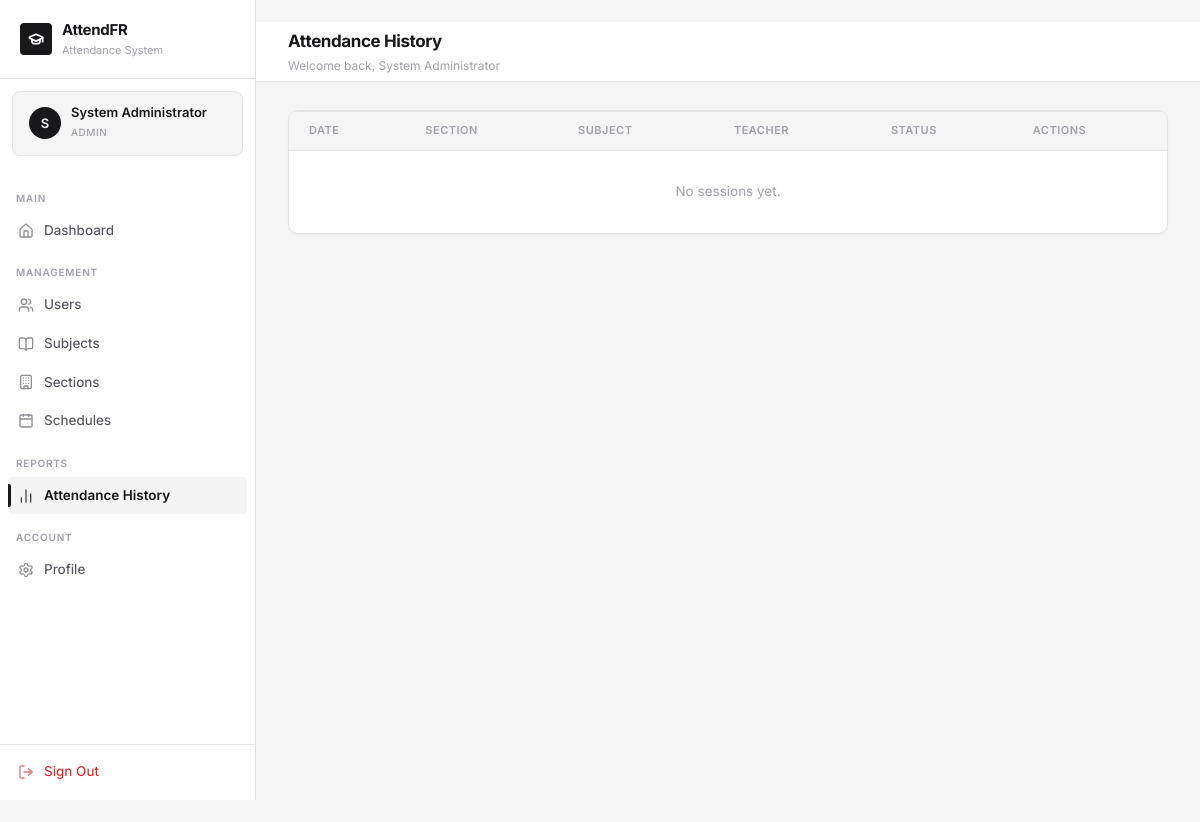
Page /dashboard/ (signed in) on the committed database.
### accounts/models.py (models this page shows, shortened)
class CustomUser(AbstractUser):
    ROLE_CHOICES = (
        ('admin', 'Admin'),
        ('teacher', 'Teacher'),
        ('student', 'Student'),
    )
    role = models.CharField(max_length=10, choices=ROLE_CHOICES, default='student')
    profile_image = models.ImageField(upload_to='profiles/', blank=True, null=True)
    phone = models.CharField(max_length=20, blank=True)
    class Meta:
        verbose_name = 'User'
        verbose_name_plural = 'Users'

### core/views.py (the view)
# urls.py: path('dashboard/', views.attendance_history, name='attendance_history'),
@login_required
def attendance_history(request):
    user = request.user
    if user.role == 'student':
        student = get_object_or_404(Student, user=user)
        records = AttendanceRecord.objects.filter(student=student).select_related(
            'session__schedule__section__subject'
        ).order_by('-session__date')
        return render(request, 'core/attendance_history_student.html', {'records': records})
    elif user.role == 'teacher':
        teacher = get_object_or_404(Teacher, user=user)
        sessions = AttendanceSession.objects.filter(started_by=teacher).select_related(
            'schedule__section__subject'
        ).order_by('-date')
        return render(request, 'core/attendance_history_teacher.html', {'sessions': sessions})
    else:
        sessions = AttendanceSession.objects.select_related(
            'schedule__section__subject', 'started_by__user'
        ).order_by('-date')
        return render(request, 'core/attendance_history_admin.html', {'sessions': sessions})

### templates/core/attendance_history_admin.html (shortened to what this page needs)
{% extends 'base.html' %}
{% block page_title %}Attendance History{% endblock %}
{% block content %}
<div class="card">
  <div class="table-container" style="border:none;">
    <table>
      <thead>
        <tr><th>Date</th><th>Section</th><th>Subject</th><th>Teacher</th><th>Status</th><th>Actions</th></tr>
      </thead>
      <tbody>
        {% for session in sessions %}
        <tr>
          <td>{{ session.date }}</td>
          <td><strong>{{ session.schedule.section.name }}</strong></td>
          <td><span class="badge badge-accent">{{ session.schedule.section.subject.code }}</span></td>
          <td class="text-muted">{{ session.started_by.user.get_full_name|default:"—" }}</td>
          <td>
            {% if session.status == 'open' %}
              <span class="badge badge-success"><i data-lucide="circle-dot"></i> Open</span>
            {% else %}
              <span class="badge badge-muted">Closed</span>
            {% endif %}
          </td>
          <td>
            <div class="flex gap-1">
              {% if session.status == 'open' and request.user.role == 'teacher' %}
                <a href="{% url 'session_live' session.pk %}" class="btn btn-primary btn-sm"><i data-lucide="camera"></i> Live</a>
              {% endif %}
              <a href="{% url 'session_report' session.pk %}" class="btn btn-outline btn-sm"><i data-lucide="bar-chart-2"></i> Report</a>
            </div>
          </td>
        </tr>
        {% empty %}
        <tr><td colspan="6" class="text-center text-muted" style="padding:30px;">No sessions yet.</td></tr>
        {% endfor %}
      </tbody>
    </table>
  </div>
</div>
{% endblock %}

### templates/base.html (shortened to what this page needs)
{% load static %}
<!DOCTYPE html>
<html lang="en">
<head>
  <link rel="stylesheet" href="{% static 'css/style.css' %}">
</head>
<body>
{% if user.is_authenticated %}
<div class="app-layout">
  <aside class="sidebar" id="sidebar">
    <div class="sidebar-logo">
      <div class="sidebar-logo-icon"><i data-lucide="graduation-cap"></i></div>
      <div class="sidebar-logo-text">
        <h2>AttendFR</h2>
        <p>Attendance System</p>
      </div>
    </div>
    <div class="sidebar-user">
      {% if user.profile_image %}
        <img src="{{ user.profile_image.url }}" class="sidebar-user-avatar" alt="{{ user.username }}">
      {% else %}
        <div class="sidebar-user-avatar">{{ user.first_name|first|default:user.username|first|upper }}</div>
      {% endif %}
      <div class="sidebar-user-info">
        <div class="name">{{ user.get_full_name|default:user.username }}</div>
        <span class="role-badge {{ user.role }}">{{ user.get_role_display }}</span>
      </div>
    </div>
    <nav class="sidebar-nav">
      <div class="nav-section-label">Main</div>
      <a href="{% url 'dashboard' %}" class="nav-item {% if request.resolver_match.url_name == 'dashboard' %}active{% endif %}">
        <span class="icon"><i data-lucide="home"></i></span> Dashboard
      </a>
      {% if user.role == 'admin' %}
      <div class="nav-section-label">Management</div>
      <a href="{% url 'user_list' %}" class="nav-item {% if 'user' in request.resolver_match.url_name %}active{% endif %}">
        <span class="icon"><i data-lucide="users"></i></span> Users
      </a>
      <a href="{% url 'subject_list' %}" class="nav-item {% if 'subject' in request.resolver_match.url_name %}active{% endif %}">
        <span class="icon"><i data-lucide="book-open"></i></span> Subjects
      </a>
      <a href="{% url 'section_list' %}" class="nav-item {% if 'section' in request.resolver_match.url_name %}active{% endif %}">
        <span class="icon"><i data-lucide="building"></i></span> Sections
      </a>
      <a href="{% url 'schedule_list' %}" class="nav-item {% if 'schedule' in request.resolver_match.url_name %}active{% endif %}">
        <span class="icon"><i data-lucide="calendar"></i></span> Schedules
      </a>
      <div class="nav-section-label">Reports</div>
      <a href="{% url 'attendance_history' %}" class="nav-item {% if 'history' in request.resolver_match.url_name %}active{% endif %}">
        <span class="icon"><i data-lucide="bar-chart-2"></i></span> Attendance History
      </a>
      {% elif user.role == 'teacher' %}
      <div class="nav-section-label">Teaching</div>
      <a href="{% url 'attendance_history' %}" class="nav-item {% if 'history' in request.resolver_match.url_name %}active{% endif %}">
        <span class="icon"><i data-lucide="bar-chart-2"></i></span> My Sessions
      </a>
      {% endif %}
      <div class="nav-section-label">Account</div>
      <a href="{% url 'profile' %}" class="nav-item {% if request.resolver_match.url_name == 'profile' %}active{% endif %}">
        <span class="icon"><i data-lucide="settings"></i></span> Profile
      </a>
    </nav>
    <div class="sidebar-footer">
      <a href="{% url 'logout' %}" class="nav-item" style="color: var(--danger);">
        <span class="icon"><i data-lucide="log-out"></i></span> Sign Out
      </a>
    </div>
  </aside>
  <main class="main-content">
    <header class="top-header">
      <div class="header-title">
        <h1>{% block page_title %}Dashboard{% endblock %}</h1>
        {% block page_subtitle %}<p>Welcome back, {{ user.get_full_name|default:user.username }}</p>{% endblock %}
      </div>
    </header>
    <div class="page-content">
      {% block content %}{% endblock %}
    </div>
  </main>
</div>
{% else %}
  {% block auth_content %}{% endblock %}
{% endif %}
</body>
</html>

### rows in the picture
CustomUser: first_name|first "S", get_full_name "System Administrator", role "ADMIN"
